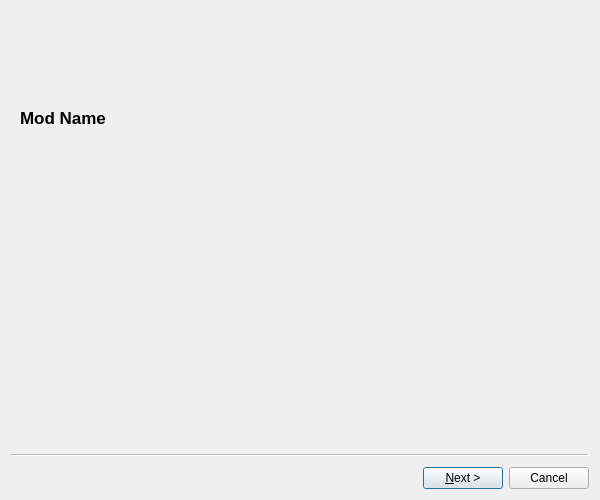
<?xml version="1.0" encoding="UTF-8"?>
<ui version="4.0">
 <class>Wizard</class>
 <widget class="QWizard" name="Wizard">
  <property name="geometry">
   <rect>
    <x>0</x>
    <y>0</y>
    <width>600</width>
    <height>500</height>
   </rect>
  </property>
  <property name="windowTitle">
   <string>Wizard</string>
  </property>
  <property name="wizardStyle">
   <enum>QWizard::ClassicStyle</enum>
  </property>
  <property name="options">
   <set>QWizard::NoBackButtonOnStartPage</set>
  </property>
  <widget class="QWizardPage" name="page_start">
   <property name="title">
    <string>Mod Name</string>
   </property>
   <property name="subTitle">
    <string/>
   </property>
  </widget>
  <widget class="QWizardPage" name="wizardPage2">
   <property name="title">
    <string>Mod Name</string>
   </property>
   <property name="subTitle">
    <string>Step Name</string>
   </property>
  </widget>
 </widget>
 <resources/>
 <connections/>
</ui>
